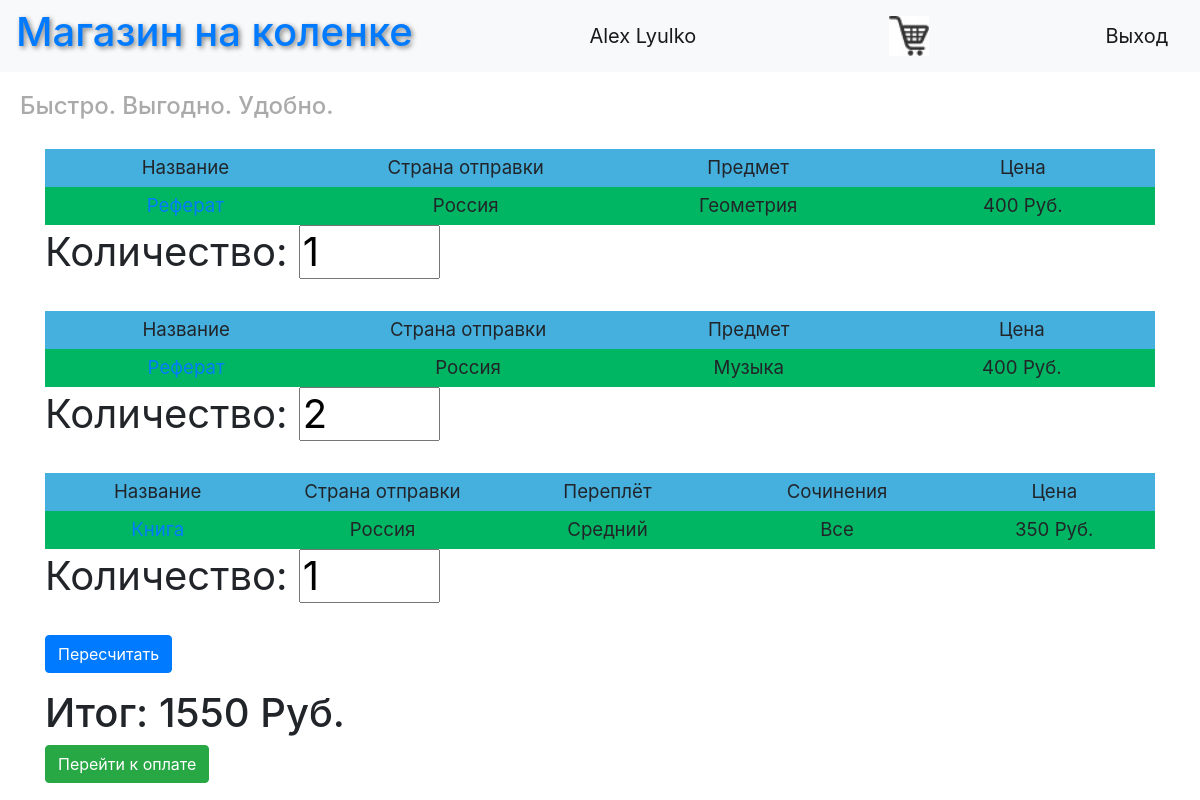
Page /cart (signed in) on the committed database.
### data/users.py (models this page shows, shortened)
class User(SqlAlchemyBase, UserMixin):
    __tablename__ = 'users'
    id = sqlalchemy.Column(sqlalchemy.Integer, primary_key=True, autoincrement=True)
    surname = sqlalchemy.Column(sqlalchemy.String, nullable=True)
    name = sqlalchemy.Column(sqlalchemy.String, nullable=True)
    age = sqlalchemy.Column(sqlalchemy.Integer, nullable=True)
    position = sqlalchemy.Column(sqlalchemy.String, nullable=True)
    speciality = sqlalchemy.Column(sqlalchemy.String, nullable=True)
    address = sqlalchemy.Column(sqlalchemy.String, nullable=True)
    email = sqlalchemy.Column(sqlalchemy.String, index=True, unique=True, nullable=True)
    hashed_password = sqlalchemy.Column(sqlalchemy.String, nullable=True)
    modifed_date = sqlalchemy.Column(sqlalchemy.DateTime, default=datetime.datetime.now)
    product = orm.relationship("Product", back_populates='user')

### data/product.py (models this page shows, shortened)
class Product(SqlAlchemyBase):
    __tablename__ = 'products'
    id = sqlalchemy.Column(sqlalchemy.Integer, primary_key=True, autoincrement=True)
    prev_id = sqlalchemy.Column(sqlalchemy.Integer)
    product = sqlalchemy.Column(sqlalchemy.String, nullable=True)
    country = sqlalchemy.Column(sqlalchemy.String, nullable=True)
    description = sqlalchemy.Column(sqlalchemy.String, nullable=True)
    others = sqlalchemy.Column(sqlalchemy.String, nullable=True)
    price = sqlalchemy.Column(sqlalchemy.Integer, nullable=True)
    picture = sqlalchemy.Column(sqlalchemy.BINARY, nullable=True)
    count = sqlalchemy.Column(sqlalchemy.Integer, nullable=True)
    team_leader = sqlalchemy.Column(sqlalchemy.Integer, sqlalchemy.ForeignKey("users.id"))
    user = orm.relationship('User')

### main_reg.py (the view)
    @app.route("/cart", methods=["POST", "GET"])
    def cart():
        form = CartForm()
        if not current_user.is_authenticated:
            return redirect('/register')
        sm = 0
        session = db_session.create_session()
        user = session.query(User).filter(User.id == current_user.id).first()
        if len(list(request.form)) >= 2:
            for i in range(len(user.product)):
                user.product[i].count = request.form.get("input" + str(user.product[i].id))
                session.commit()
        products = []
        for i in user.product:
            if not i.count:
                continue
            products.append({"prev_id": i.prev_id, "id": i.id, "Количество": i.count, "Название": i.product, "Страна отправки": i.country})
            sm += i.count * i.price
            s = i.others.split("&")
            for j in range(0, len(s), 2):
                if len(s[j]) == 0:
                    continue
                products[-1][s[j]] = s[j + 1]
            products[-1]["Цена"] = i.price
        return render_template('cart.html', title='Корзина', products=products, form=form, sm=sm)

### main_reg.py
class CartForm(FlaskForm):
    submit = SubmitField('Пересчитать')

### data/db_session.py (called while the page is built)
def create_session() -> Session:
    global __factory
    return __factory()

### templates/cart.html
{% extends "base.html" %}
{% block content %}
<form action="" method="post">
    {% for i in products %}
        <table class="my_table">
        <tr class="my_row">
            {% for j in i %}
                {% if j != "Количество" and j != "id" and j != "prev_id"%}
                {% if j == "Название" %}
                      <td class="title" width="400px" bgcolor="#45afdd" align="center">{{j}}</td>
                {% else %}
                    <td class="title" width="400px" bgcolor="#45afdd" align="center">{{j}}</td>
                {% endif %}
            {% endif %}
            {% endfor %}
        </tr>
        <tr class="my_row">
            {% for j in i %}
                {% if j != "Количество" and j != "id" and j != "prev_id" %}
                {% if j == "Название" %}
                      <td class="title" width="400px" bgcolor="#00b663" align="center"><a href=product{{i["prev_id"]}}>{{i[j]}}</a></td>
                {% else %}
                    <td class="title" width="400px" bgcolor="#00b663" align="center">{{i[j]}}
                        {% if j == "Цена" %}
                            Руб.
                        {% endif %}
                    </td>
                {% endif %}
            {% endif %}
            {% endfor %}
        </tr>
    </table>
    <h1 style="font-weight: Normal">Количество: <input type="text" name=input{{i["id"]}} size="1" value={{i['Количество']}}></h1>
        <br>
    {% endfor %}
    <p>{{ form.submit(type="submit", class="btn btn-primary") }}</p>
        <div>{{ message }}</div> <h1>Итог: {{sm}} Руб.</h1>
    <a class="btn btn-success" href="/cleaning">Перейти к оплате</a>
</form>
{% endblock %}

### templates/base.html (shortened to what this page needs)
<!DOCTYPE html>
<html lang="en">
<head>
    <link rel="stylesheet" href="https://stackpath.bootstrapcdn.com/bootstrap/4.4.1/css/bootstrap.min.css"
>
    <link rel="stylesheet" type="text/css" href="../static/css/style.css"/>
</head>
<body>
<header>
    <nav class="navbar navbar-light bg-light">
        <a href="/"><h1 style="text-shadow:2px 2px 5px grey">Магазин на коленке</h1></a>
        {% if current_user.is_authenticated %}
        <a class="navbar-brand" href="#">{{ current_user.name }} {{ current_user.surname }}</a>
        <a href="/cart"><img src="static/img/cart.png" width="40px" height="'40px"/></a>
        <a class="navbar-brand" href="/logout">Выход</a>
        {% else %}
        <p>
            <a class="btn btn-primary " href="/register">Register</a>
            <a class="btn btn-success" href="/login">Log in</a>
        </p>
        {% endif %}
    </nav>
    <h4 style="font-style: fantasy">Быстро. Выгодно. Удобно.</h4>
</header>
<main role="main" class="container">
    {% block content %}{% endblock %}
</main>
</body>
</html>

### static/css/style.css (style rules this page uses)
td.title { background-color: "#dddddd"; align: "center"; font-size: 14pt; padding: 5px; }
h4 { color: #aaaaaa; padding: 20px; }
p { font-size: 14pt; }

### rows in the picture
User: name "Alex", surname "Lyulko"
Product: i "Название", i "Страна отправки" "Предмет" "Цена", country "Россия" "Геометрия" "400", Количество "1"
Product: i "Название", i "Страна отправки" "Предмет" "Цена", country "Россия" "Музыка" "400", Количество "2"
Product: i "Название", i "Страна отправки" "Переплёт" "Сочинения" "Цена", country "Россия" "Средний" "Все" "350", Количество "1"

### other values in the picture
{{ sm }} "1550"
